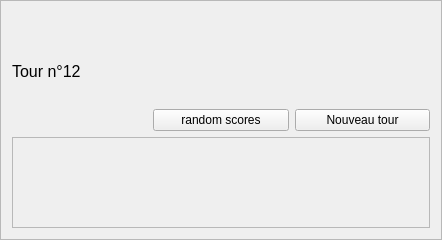
<?xml version="1.0" encoding="UTF-8"?>
<ui version="4.0">
 <class>QRoundWidget</class>
 <widget class="QFrame" name="QRoundWidget">
  <property name="geometry">
   <rect>
    <x>0</x>
    <y>0</y>
    <width>442</width>
    <height>240</height>
   </rect>
  </property>
  <property name="windowTitle">
   <string>Frame</string>
  </property>
  <property name="frameShape">
   <enum>QFrame::StyledPanel</enum>
  </property>
  <property name="frameShadow">
   <enum>QFrame::Raised</enum>
  </property>
  <layout class="QGridLayout" name="gridLayout_2">
   <item row="0" column="0" rowspan="2" colspan="2">
    <widget class="QLabel" name="label">
     <property name="font">
      <font>
       <pointsize>12</pointsize>
      </font>
     </property>
     <property name="text">
      <string>Tour n°12</string>
     </property>
    </widget>
   </item>
   <item row="1" column="1">
    <widget class="QPushButton" name="buttonRandomScores">
     <property name="text">
      <string>random scores</string>
     </property>
    </widget>
   </item>
   <item row="1" column="2">
    <widget class="QPushButton" name="buttonNewRound">
     <property name="text">
      <string>Nouveau tour</string>
     </property>
    </widget>
   </item>
   <item row="2" column="0" colspan="3">
    <widget class="QFrame" name="frame">
     <property name="frameShape">
      <enum>QFrame::StyledPanel</enum>
     </property>
     <property name="frameShadow">
      <enum>QFrame::Raised</enum>
     </property>
     <layout class="QGridLayout" name="gridLayout">
      <item row="0" column="0">
       <widget class="QMatchWidget" name="widgetMatch1" native="true"/>
      </item>
      <item row="0" column="1" colspan="2">
       <widget class="QMatchWidget" name="widgetMatch2" native="true"/>
      </item>
      <item row="0" column="3" colspan="2">
       <widget class="QMatchWidget" name="widgetMatch3" native="true"/>
      </item>
      <item row="1" column="0" colspan="2">
       <widget class="QMatchWidget" name="widgetMatch5" native="true"/>
      </item>
      <item row="1" column="2">
       <widget class="QMatchWidget" name="widgetMatch4" native="true"/>
      </item>
      <item row="1" column="4">
       <widget class="QMatchWidget" name="widgetMatch6" native="true"/>
      </item>
      <item row="2" column="0" colspan="2">
       <widget class="QMatchWidget" name="widgetMatch8" native="true"/>
      </item>
      <item row="2" column="2" colspan="2">
       <widget class="QMatchWidget" name="widgetMatch7" native="true"/>
      </item>
      <item row="2" column="4">
       <widget class="QMatchWidget" name="widgetMatch9" native="true"/>
      </item>
     </layout>
    </widget>
   </item>
  </layout>
 </widget>
 <customwidgets>
  <customwidget>
   <class>QMatchWidget</class>
   <extends>QWidget</extends>
   <header>btmQMatchWidget.h</header>
   <container>1</container>
  </customwidget>
 </customwidgets>
 <resources/>
 <connections/>
</ui>
